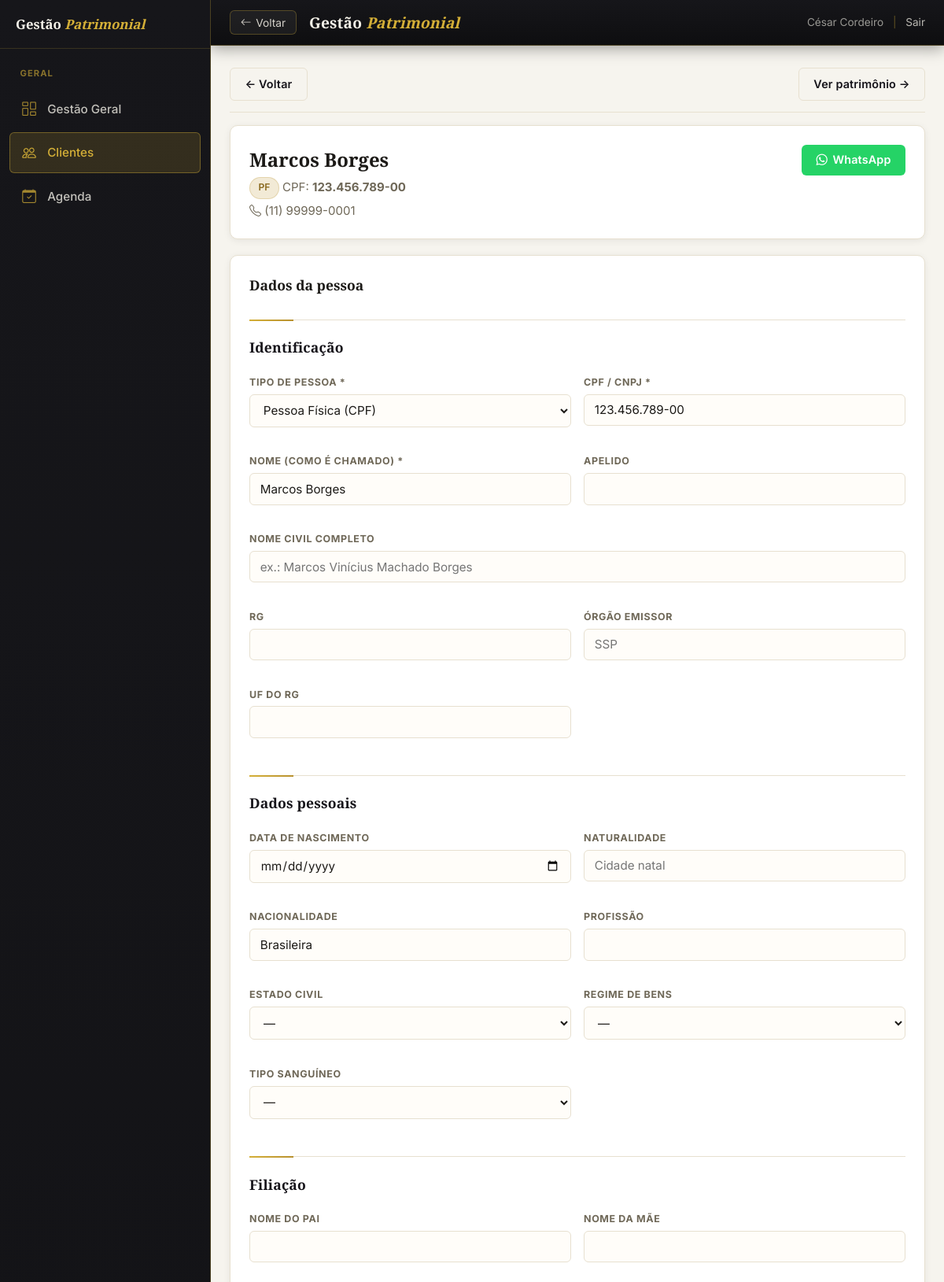
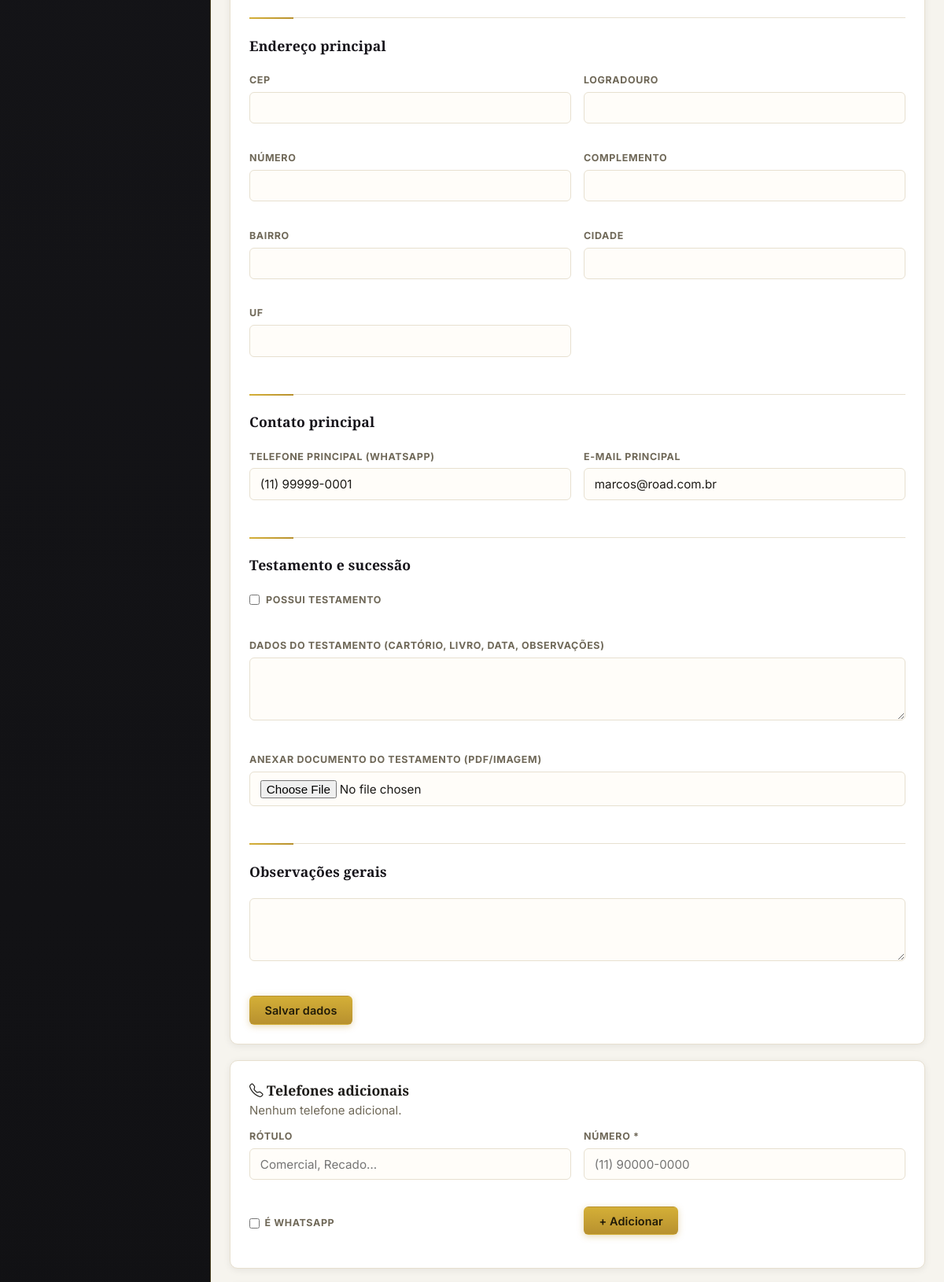
The app's page /clientes/editar?id=1 (signed in, upper part) with its own data (2 pictures, top to bottom).
### tables this page shows
CREATE TABLE IF NOT EXISTS clientes (
  id              INT AUTO_INCREMENT PRIMARY KEY,
  usuario_id      INT NULL,                           
  tipo_pessoa     ENUM('PF','PJ') NOT NULL DEFAULT 'PF',
  nome            VARCHAR(200) NOT NULL,              
  nome_completo   VARCHAR(200) NULL,                  
  apelido         VARCHAR(80)  NULL,
  cpf_cnpj        VARCHAR(18)  NOT NULL,
  rg              VARCHAR(20)  NULL,
  rg_orgao        VARCHAR(30)  NULL,
  rg_uf           VARCHAR(2)   NULL,
  data_nascimento DATE         NULL,
  naturalidade    VARCHAR(80)  NULL,
  nacionalidade   VARCHAR(60)  NULL DEFAULT 'Brasileira',
  estado_civil    ENUM('solteiro','casado','divorciado','viuvo','uniao_estavel','separado') NULL,
  regime_bens     ENUM('comunhao_parcial','comunhao_universal','separacao_total','participacao_final','nao_aplicavel') NULL,
  profissao       VARCHAR(80)  NULL,
  tipo_sanguineo  ENUM('A+','A-','B+','B-','AB+','AB-','O+','O-') NULL,
  nome_pai        VARCHAR(200) NULL,
  nome_mae        VARCHAR(200) NULL,
  cep             VARCHAR(9)   NULL,                  
  logradouro      VARCHAR(200) NULL,
  numero          VARCHAR(20)  NULL,
  complemento     VARCHAR(100) NULL,
  bairro          VARCHAR(100) NULL,
  cidade          VARCHAR(100) NULL,
  uf              VARCHAR(2)   NULL,
  email           VARCHAR(150) NULL,                  
  telefone        VARCHAR(20)  NULL,                  
  tem_testamento  TINYINT(1) NOT NULL DEFAULT 0,
  testamento_obs  TEXT         NULL,
  observacoes     TEXT         NULL,
  ativo           TINYINT(1) NOT NULL DEFAULT 1,
  criado_em       DATETIME NOT NULL DEFAULT CURRENT_TIMESTAMP,
  FOREIGN KEY (usuario_id) REFERENCES usuarios(id) ON DELETE SET NULL
);

### app/Core/View.php (called while the page is built, shortened)
<?php
class View
{
    public static function render(string $view, array $data = []): void
    {
        $file = APP_PATH . '/Views/' . $view . '.php';
        extract($data, EXTR_SKIP);
        require $file;
    }
}

### app/Core/Controller.php (called while the page is built, shortened)
<?php
abstract class Controller
{
    protected function view(string $view, array $data = []): void
    {
        View::render($view, $data);
    }
}

### app/Controllers/ClientesController.php (called while the page is built, shortened)
<?php
class ClientesController extends Controller
{
    public function editar(): void
    {
        $id = (int) ($_GET['id'] ?? 0);
        $cliente = Cliente::buscar($id);
        $subs = Pessoa::subListas($id);
        $this->view('clientes/editar', compact('cliente', 'erro', 'subs', 'documentos', 'login'));
    }
}

### app/Core/Router.php (called while the page is built, shortened)
<?php
class Router
{
    private array $routes = ['GET' => [], 'POST' => []];
    public function get(string $path, array $handler): void
    {
        $this->routes['GET'][trim($path, '/')] = $handler;
    }
    public function post(string $path, array $handler): void
    {
        $this->routes['POST'][trim($path, '/')] = $handler;
    }
    public function dispatch(string $url, string $method): void
    {
        $url    = trim($url, '/');
        $method = strtoupper($method) === 'POST' ? 'POST' : 'GET';
        $handler = $this->routes[$method][$url] ?? null;
        [$class, $action] = $handler;
        (new $class())->$action();
    }
}

### index.php (called while the page is built, shortened)
<?php
require_once __DIR__ . '/app/bootstrap.php';
$router = new Router();
$router->dispatch($_GET['url'] ?? '', $_SERVER['REQUEST_METHOD']);

### includes/functions.php (called while the page is built, shortened)
<?php
function base_url(string $path = ''): string {
    $base = defined('BASE_URL') ? BASE_URL : '/cezar/';
    return $base . ltrim($path, '/');
}
function link_whatsapp(?string $telefone): string {
    $d = preg_replace('/\D/', '', $telefone ?? '');
    if (strlen($d) <= 11) $d = '55' . $d;
    return 'https://wa.me/' . $d;
}
function h(string $str): string {
    return htmlspecialchars($str, ENT_QUOTES, 'UTF-8');
}

### app/bootstrap.php (called while the page is built, shortened)
<?php
spl_autoload_register(function (string $class): void {
    foreach (['Core', 'Controllers', 'Models'] as $dir) {
        $file = APP_PATH . '/' . $dir . '/' . $class . '.php';
        if (is_file($file)) {
            return;
        }
    }
});

### includes/db.php (called while the page is built, shortened)
<?php
function db(): PDO
{
    static $pdo = null;
    if ($pdo === null) {
        $host    = Env::get('DB_HOST', '127.0.0.1');
        $name    = Env::get('DB_NAME', 'gestao_patrimonial');
        $user    = Env::get('DB_USER', 'root');
        $pass    = Env::get('DB_PASS', '');
        $charset = Env::get('DB_CHARSET', 'utf8mb4');
        $dsn = "mysql:host={$host};dbname={$name};charset={$charset}";
        $pdo = new PDO($dsn, $user, $pass, [
            PDO::ATTR_ERRMODE            => PDO::ERRMODE_EXCEPTION,
            PDO::ATTR_DEFAULT_FETCH_MODE => PDO::FETCH_ASSOC,
            PDO::ATTR_EMULATE_PREPARES   => false,
        ]);
    }
    return $pdo;
}

### app/Models/Cliente.php (called while the page is built, shortened)
<?php
class Cliente
{
    public static function buscar(int $id): ?array
    {
        $s = db()->prepare('SELECT * FROM clientes WHERE id = ?');
        $s->execute([$id]);
        return $s->fetch() ?: null;
    }
}

### app/Models/Pessoa.php (called while the page is built, shortened)
<?php
class Pessoa
{
    private static function tabela(string $chave): string
    {
        return self::TABELAS[$chave];
    }
    public static function listar(string $chave, int $clienteId): array
    {
        $t = self::tabela($chave);
        $s = db()->prepare("SELECT * FROM $t WHERE cliente_id = ? ORDER BY id");
        $s->execute([$clienteId]);
        return $s->fetchAll();
    }
    public static function subListas(int $clienteId): array
    {
        $out = [];
        foreach (array_keys(self::TABELAS) as $chave) {
            $out[$chave] = self::listar($chave, $clienteId);
        }
        return $out;
    }
}

### app/Views/clientes/_campos.php (the view, shortened to what this page needs)
<?php
$v = fn(string $k) => h((string) ($_POST[$k] ?? $cliente[$k] ?? ''));
$sel = fn(string $k, string $opt) => (($_POST[$k] ?? $cliente[$k] ?? '') === $opt) ? 'selected' : '';
$ehEdicao = isset($cliente);
?>
<div class="form-secao"><div class="form-secao-titulo">Identificação</div></div>
<div class="form-grid form-grid-2">
  <div class="form-grupo">
    <label>Tipo de pessoa *</label>
    <select name="tipo_pessoa">
      <option value="PF" <?= $sel('tipo_pessoa','PF') ?>>Pessoa Física (CPF)</option>
    </select>
  </div>
  <div class="form-grupo">
    <label>CPF / CNPJ *</label>
    <input type="text" name="cpf_cnpj" required oninput="mascara_cpf_cnpj(this)" maxlength="18" value="<?= $v('cpf_cnpj') ?>">
  </div>
  <div class="form-grupo">
    <label>Nome (como é chamado) *</label>
    <input type="text" name="nome" required value="<?= $v('nome') ?>" placeholder="ex.: Marcos Borges">
  </div>
  <div class="form-grupo">
    <label>Apelido</label>
    <input type="text" name="apelido" value="<?= $v('apelido') ?>">
  </div>
  <div class="form-grupo" style="grid-column:1/-1">
    <label>Nome civil completo</label>
    <input type="text" name="nome_completo" value="<?= $v('nome_completo') ?>" placeholder="ex.: Marcos Vinícius Machado Borges">
  </div>
  <div class="form-grupo">
    <label>RG</label>
    <input type="text" name="rg" value="<?= $v('rg') ?>">
  </div>
  <div class="form-grupo">
    <label>Órgão emissor</label>
    <input type="text" name="rg_orgao" value="<?= $v('rg_orgao') ?>" placeholder="SSP">
  </div>
  <div class="form-grupo">
    <label>UF do RG</label>
    <input type="text" name="rg_uf" maxlength="2" value="<?= $v('rg_uf') ?>" style="text-transform:uppercase">
  </div>
</div>
<div class="form-secao"><div class="form-secao-titulo">Dados pessoais</div></div>
<div class="form-grid form-grid-2">
  <div class="form-grupo">
    <label>Data de nascimento</label>
    <input type="date" name="data_nascimento" value="<?= $v('data_nascimento') ?>">
  </div>
  <div class="form-grupo">
    <label>Naturalidade</label>
    <input type="text" name="naturalidade" value="<?= $v('naturalidade') ?>" placeholder="Cidade natal">
  </div>
  <div class="form-grupo">
    <label>Nacionalidade</label>
    <input type="text" name="nacionalidade" value="<?= h((string)($_POST['nacionalidade'] ?? $cliente['nacionalidade'] ?? 'Brasileira')) ?>">
  </div>
  <div class="form-grupo">
    <label>Profissão</label>
    <input type="text" name="profissao" value="<?= $v('profissao') ?>">
  </div>
  <div class="form-grupo">
    <label>Estado civil</label>
    <select name="estado_civil">
      <option value="">—</option>
    </select>
  </div>
  <div class="form-grupo">
    <label>Regime de bens</label>
    <select name="regime_bens">
      <option value="">—</option>
    </select>
  </div>
  <div class="form-grupo">
    <label>Tipo sanguíneo</label>
    <select name="tipo_sanguineo">
      <option value="">—</option>
    </select>
  </div>
</div>
<div class="form-secao"><div class="form-secao-titulo">Filiação</div></div>
<div class="form-grid form-grid-2">
  <div class="form-grupo">
    <label>Nome do pai</label>
    <input type="text" name="nome_pai" value="<?= $v('nome_pai') ?>">
  </div>
  <div class="form-grupo">
    <label>Nome da mãe</label>
    <input type="text" name="nome_mae" value="<?= $v('nome_mae') ?>">
  </div>
</div>
<div class="form-secao"><div class="form-secao-titulo">Endereço principal</div></div>
<div class="form-grid form-grid-2">
  <div class="form-grupo">
    <label>CEP</label>
    <input type="text" name="cep" maxlength="9" value="<?= $v('cep') ?>"
           oninput="mascara_cep(this)" onblur="busca_cep(this)">
  </div>
  <div class="form-grupo" style="grid-column:2/-1">
    <label>Logradouro</label>
    <input type="text" name="logradouro" id="logradouro" value="<?= $v('logradouro') ?>">
  </div>
  <div class="form-grupo">
    <label>Número</label>
    <input type="text" name="numero" value="<?= $v('numero') ?>">
  </div>
  <div class="form-grupo">
    <label>Complemento</label>
    <input type="text" name="complemento" value="<?= $v('complemento') ?>">
  </div>
  <div class="form-grupo">
    <label>Bairro</label>
    <input type="text" name="bairro" id="bairro" value="<?= $v('bairro') ?>">
  </div>
  <div class="form-grupo">
    <label>Cidade</label>
    <input type="text" name="cidade" id="cidade" value="<?= $v('cidade') ?>">
  </div>
  <div class="form-grupo">
    <label>UF</label>
    <input type="text" name="uf" id="estado" maxlength="2" value="<?= $v('uf') ?>" style="text-transform:uppercase">
  </div>
</div>
<div class="form-secao"><div class="form-secao-titulo">Contato principal</div></div>
<div class="form-grid form-grid-2">
  <div class="form-grupo">
    <label>Telefone principal (WhatsApp)</label>
    <input type="text" name="telefone" value="<?= $v('telefone') ?>" placeholder="(11) 90000-0000">
  </div>
  <div class="form-grupo">
    <label>E-mail principal</label>
    <input type="email" name="email" value="<?= $v('email') ?>">
  </div>
</div>
<div class="form-secao"><div class="form-secao-titulo">Testamento e sucessão</div></div>
<div class="form-grid form-grid-2">
  <div class="form-grupo" style="grid-column:1/-1">
    <label style="display:flex;align-items:center;gap:.5rem;cursor:pointer">
      <input type="checkbox" name="tem_testamento" value="1" style="width:auto"
             <?= (($_POST['tem_testamento'] ?? $cliente['tem_testamento'] ?? 0)) ? 'checked' : '' ?>>
      Possui testamento
    </label>
  </div>
  <div class="form-grupo" style="grid-column:1/-1">
    <label>Dados do testamento (cartório, livro, data, observações)</label>
    <textarea name="testamento_obs" rows="2"><?= $v('testamento_obs') ?></textarea>
  </div>
  <?php if ($ehEdicao): ?>
  <div class="form-grupo" style="grid-column:1/-1">
    <label>Anexar documento do testamento (PDF/imagem)</label>
    <input type="file" name="testamento_arquivo" accept=".pdf,image/*">
  </div>
  <?php endif; ?>
</div>
<div class="form-secao"><div class="form-secao-titulo">Observações gerais</div></div>
<div class="form-grid">
  <div class="form-grupo" style="grid-column:1/-1">
    <textarea name="observacoes" rows="3"><?= $v('observacoes') ?></textarea>
  </div>
</div>

### app/Views/clientes/editar.php (shortened to what this page needs)
<?php
require APP_ROOT . '/includes/header.php';
$nomeExib = $cliente['nome_completo'] ?: $cliente['nome'];
$wa = link_whatsapp($cliente['telefone'] ?? '');
$del = fn($tipo, $itemId) => base_url("clientes/item-remover?tipo=$tipo&item=$itemId&id=" . $cliente['id']);
?>
<div class="container" style="max-width:960px">
  <div class="card-header" style="margin-bottom:1rem">
    <a href="<?= base_url('clientes') ?>" class="btn btn-secundario">← Voltar</a>
    <a href="<?= base_url('dashboard?cliente_id=' . $cliente['id']) ?>" class="btn btn-secundario">Ver patrimônio →</a>
  </div>
  <div class="card" style="margin-bottom:1.25rem">
    <div style="display:flex;justify-content:space-between;align-items:flex-start;gap:1rem;flex-wrap:wrap">
      <div>
        <div style="font-family:'Playfair Display',serif;font-size:1.5rem;font-weight:700"><?= h($nomeExib) ?></div>
        <div style="color:var(--cor-secundario);margin-top:.25rem">
          <span class="tag"><?= $cliente['tipo_pessoa'] ?></span>
          <?= $cliente['tipo_pessoa'] === 'PF' ? 'CPF' : 'CNPJ' ?>: <strong><?= h($cliente['cpf_cnpj']) ?></strong>
        </div>
        <?php if ($cliente['telefone']): ?>
          <div style="color:var(--cor-secundario);margin-top:.2rem"><i class="bi bi-telephone"></i> <?= h($cliente['telefone']) ?></div>
        <?php endif; ?>
      </div>
      <?php if ($wa): ?>
        <a href="<?= h($wa) ?>" target="_blank" rel="noopener"
           class="btn" style="background:#25d366;color:#fff;border:none;white-space:nowrap">
          <i class="bi bi-whatsapp"></i> WhatsApp
        </a>
      <?php endif; ?>
    </div>
  </div>
  <div class="card" id="dados" style="margin-bottom:1.25rem">
    <h3 style="margin-top:0">Dados da pessoa</h3>
    <form method="post" enctype="multipart/form-data">
      <?php require __DIR__ . '/_campos.php'; ?>
      <div style="margin-top:1.25rem">
        <button type="submit" class="btn btn-primario">Salvar dados</button>
      </div>
    </form>
  </div>
  <div class="card" id="telefones" style="margin-bottom:1.25rem">
    <h3 style="margin-top:0"><i class="bi bi-telephone"></i> Telefones adicionais</h3>
    <?php if ($subs['telefones']): ?>
      <table class="tabela">
        <thead><tr><th>Rótulo</th><th>Número</th><th>WhatsApp</th><th></th></tr></thead>
        <tbody>
        <?php foreach ($subs['telefones'] as $t): ?>
          <tr>
            <td><?= h($t['rotulo'] ?? '—') ?></td>
            <td><?= h($t['numero']) ?></td>
            <td><?= $t['whatsapp'] ? '<i class="bi bi-whatsapp" style="color:#25d366"></i> sim' : '—' ?></td>
            <td style="text-align:right"><a href="<?= $del('telefones', $t['id']) ?>" class="btn btn-secundario btn-sm" onclick="return confirmar_exclusao('Remover este telefone?')">Excluir</a></td>
          </tr>
        <?php endforeach; ?>
        </tbody>
      </table>
    <?php else: ?><p style="color:var(--cor-secundario)">Nenhum telefone adicional.</p><?php endif; ?>
    <form method="post" class="form-grid form-grid-2" style="margin-top:.75rem;align-items:end">
      <div class="form-grupo"><label>Rótulo</label><input type="text" name="rotulo" placeholder="Comercial, Recado…"></div>
      <div class="form-grupo"><label>Número *</label><input type="text" name="numero" required placeholder="(11) 90000-0000"></div>
      <div class="form-grupo"><label style="display:flex;align-items:center;gap:.4rem;cursor:pointer"><input type="checkbox" name="whatsapp" value="1" style="width:auto"> É WhatsApp</label></div>
      <div class="form-grupo"><button type="submit" class="btn btn-primario">+ Adicionar</button></div>
    </form>
  </div>
</div>
<?php require APP_ROOT . '/includes/footer.php'; ?>

### records on screen
clientes: nome "Marcos Borges", tipo_pessoa "PF", cpf_cnpj "123.456.789-00", telefone "(11) 99999-0001", nacionalidade "Brasileira", email "marcos@road.com.br"

### other values on screen
$usuario['nome'] "César Cordeiro"
$titulo "GERAL"
$rotulo "Gestão Geral"
$rotulo "Clientes"
$rotulo "Agenda"
